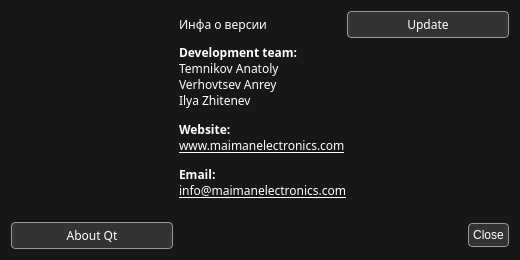
<?xml version="1.0" encoding="UTF-8"?>
<ui version="4.0">
 <class>AboutDialog</class>
 <widget class="QDialog" name="AboutDialog">
  <property name="geometry">
   <rect>
    <x>0</x>
    <y>0</y>
    <width>520</width>
    <height>260</height>
   </rect>
  </property>
  <property name="sizePolicy">
   <sizepolicy hsizetype="Maximum" vsizetype="Maximum">
    <horstretch>0</horstretch>
    <verstretch>0</verstretch>
   </sizepolicy>
  </property>
  <property name="font">
   <font>
    <family>Share Tech Mono</family>
    <pointsize>9</pointsize>
   </font>
  </property>
  <property name="windowTitle">
   <string>About</string>
  </property>
  <property name="styleSheet">
   <string notr="true">background: #171717;
color: #fff;</string>
  </property>
  <property name="modal">
   <bool>true</bool>
  </property>
  <layout class="QGridLayout" name="gridLayout_2">
   <item row="0" column="1">
    <widget class="QLabel" name="softwareInfoLabel">
     <property name="font">
      <font>
       <family>Share Tech Mono</family>
       <pointsize>9</pointsize>
      </font>
     </property>
     <property name="text">
      <string>Инфа о версии</string>
     </property>
    </widget>
   </item>
   <item row="0" column="2">
    <widget class="QPushButton" name="updateButton">
     <property name="font">
      <font>
       <family>Share Tech Mono</family>
       <pointsize>9</pointsize>
      </font>
     </property>
     <property name="styleSheet">
      <string notr="true">QPushButton {
	color: rgb(255, 255, 255);
	background-color: rgb(51, 51, 51);
	border: 1px solid #999999;
	border-radius: 4px;
	padding: 4px;
}</string>
     </property>
     <property name="text">
      <string>Update</string>
     </property>
    </widget>
   </item>
   <item row="3" column="0">
    <widget class="QPushButton" name="aboutQtButton">
     <property name="font">
      <font>
       <family>Share Tech Mono</family>
       <pointsize>9</pointsize>
      </font>
     </property>
     <property name="styleSheet">
      <string notr="true">QPushButton {
	color: rgb(255, 255, 255);
	background-color: rgb(51, 51, 51);
	border: 1px solid #999999;
	border-radius: 4px;
	padding: 4px;
}</string>
     </property>
     <property name="text">
      <string>About Qt</string>
     </property>
    </widget>
   </item>
   <item row="3" column="1" colspan="2">
    <widget class="QDialogButtonBox" name="buttonBox">
     <property name="font">
      <font>
       <family>Share Tech Mono</family>
       <pointsize>9</pointsize>
      </font>
     </property>
     <property name="styleSheet">
      <string notr="true">QPushButton {
	color: rgb(255, 255, 255);
	background-color: rgb(51, 51, 51);
	border: 1px solid #999999;
	border-radius: 4px;
	padding: 4px;
}</string>
     </property>
     <property name="locale">
      <locale language="English" country="UnitedStates"/>
     </property>
     <property name="orientation">
      <enum>Qt::Horizontal</enum>
     </property>
     <property name="standardButtons">
      <set>QDialogButtonBox::Close</set>
     </property>
    </widget>
   </item>
   <item row="2" column="1">
    <spacer name="verticalSpacer">
     <property name="orientation">
      <enum>Qt::Vertical</enum>
     </property>
     <property name="sizeHint" stdset="0">
      <size>
       <width>20</width>
       <height>40</height>
      </size>
     </property>
    </spacer>
   </item>
   <item row="0" column="0" rowspan="3">
    <widget class="QWidget" name="widget" native="true">
     <property name="minimumSize">
      <size>
       <width>150</width>
       <height>150</height>
      </size>
     </property>
     <property name="styleSheet">
      <string notr="true">QWidget {
	image: url(:/images/logo-minimal.png);
}</string>
     </property>
    </widget>
   </item>
   <item row="1" column="1" colspan="2">
    <widget class="QLabel" name="smallInfoLabel">
     <property name="sizePolicy">
      <sizepolicy hsizetype="MinimumExpanding" vsizetype="Expanding">
       <horstretch>0</horstretch>
       <verstretch>0</verstretch>
      </sizepolicy>
     </property>
     <property name="font">
      <font>
       <family>Share Tech Mono</family>
       <pointsize>9</pointsize>
      </font>
     </property>
     <property name="styleSheet">
      <string notr="true">color: #fff;</string>
     </property>
     <property name="text">
      <string>&lt;html&gt;&lt;head/&gt;&lt;body&gt;&lt;p align=&quot;justify&quot;&gt;&lt;span style=&quot; font-weight:600;&quot;&gt;Development team:&lt;/span&gt;&lt;br/&gt;Temnikov Anatoly&lt;br/&gt;Verhovtsev Anrey&lt;br/&gt;Ilya Zhitenev&lt;/p&gt;&lt;p align=&quot;justify&quot;&gt;&lt;span style=&quot; font-weight:600;&quot;&gt;Website:&lt;/span&gt;&lt;br/&gt;&lt;a href=&quot;https://www.maimanelectronics.com/&quot;&gt;&lt;span style=&quot; text-decoration: underline; color:#ffffff;&quot;&gt;www.maimanelectronics.com&lt;/span&gt;&lt;/a&gt;&lt;/p&gt;&lt;p align=&quot;justify&quot;&gt;&lt;span style=&quot; font-weight:600;&quot;&gt;Email:&lt;/span&gt;&lt;br/&gt;&lt;a href=&quot;mailto:info@maimanelectronics.com&quot;&gt;&lt;span style=&quot; text-decoration: underline; color:#ffffff;&quot;&gt;info@maimanelectronics.com&lt;/span&gt;&lt;/a&gt;&lt;/p&gt;&lt;/body&gt;&lt;/html&gt;</string>
     </property>
     <property name="textFormat">
      <enum>Qt::AutoText</enum>
     </property>
     <property name="openExternalLinks">
      <bool>true</bool>
     </property>
    </widget>
   </item>
  </layout>
 </widget>
 <resources/>
 <connections>
  <connection>
   <sender>buttonBox</sender>
   <signal>accepted()</signal>
   <receiver>AboutDialog</receiver>
   <slot>accept()</slot>
   <hints>
    <hint type="sourcelabel">
     <x>248</x>
     <y>254</y>
    </hint>
    <hint type="destinationlabel">
     <x>157</x>
     <y>274</y>
    </hint>
   </hints>
  </connection>
  <connection>
   <sender>buttonBox</sender>
   <signal>rejected()</signal>
   <receiver>AboutDialog</receiver>
   <slot>reject()</slot>
   <hints>
    <hint type="sourcelabel">
     <x>316</x>
     <y>260</y>
    </hint>
    <hint type="destinationlabel">
     <x>286</x>
     <y>274</y>
    </hint>
   </hints>
  </connection>
 </connections>
</ui>
